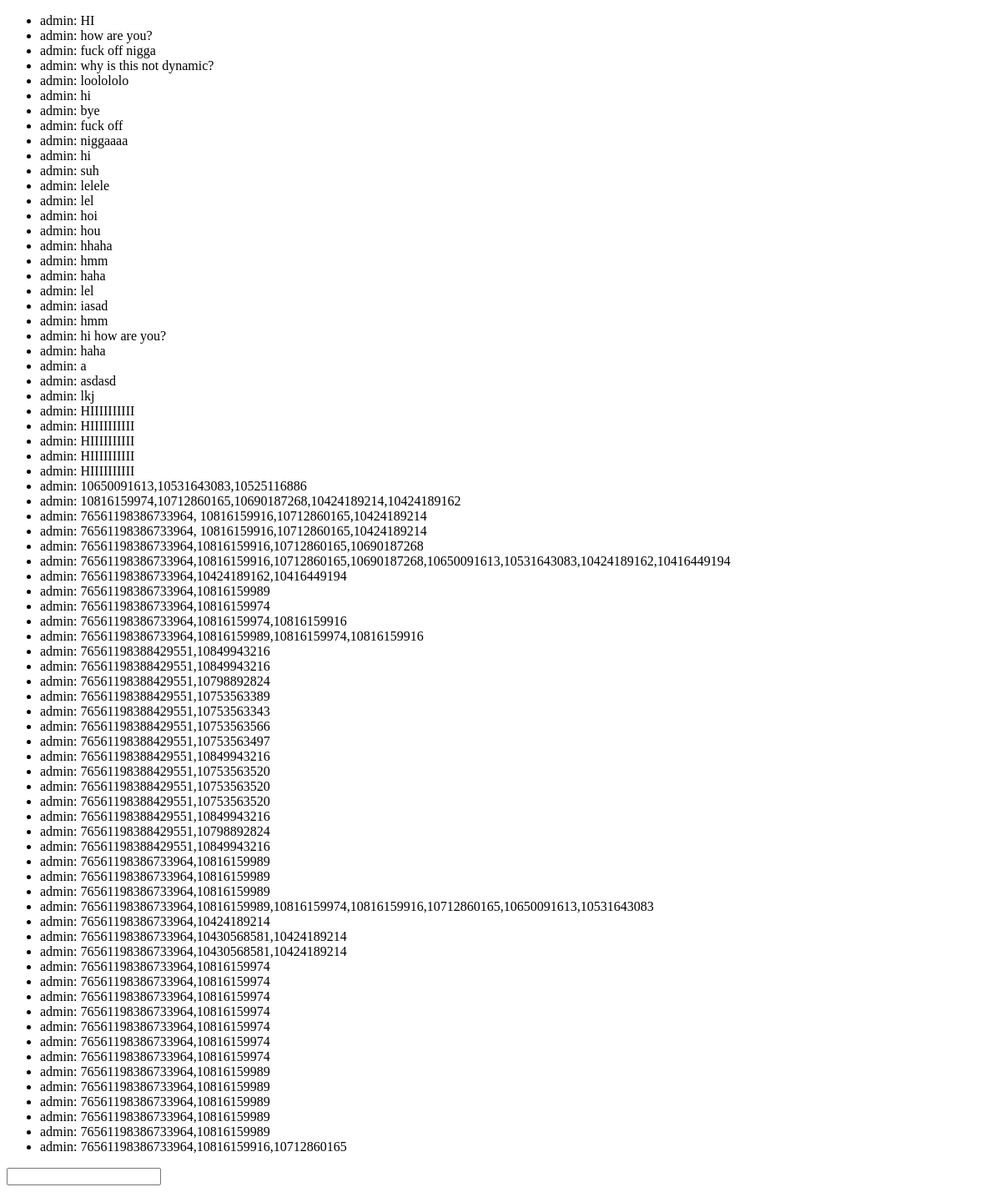
Page / (signed in) on the earlier database version.
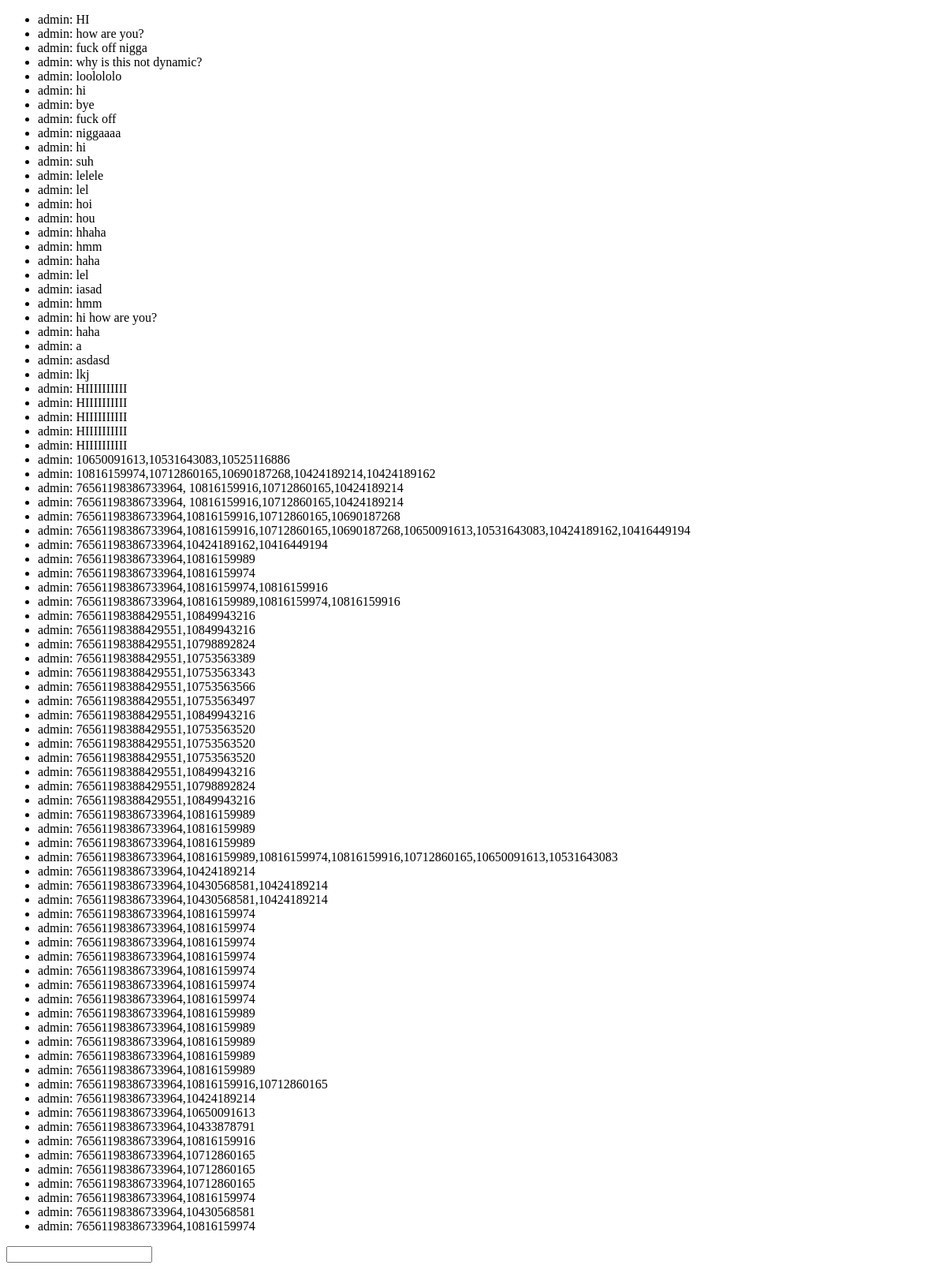
Same page on the later database version.
### csgomiddleman/models.py (models this page shows)
class Comments(models.Model):
    user = models.ForeignKey(User)
    text = models.CharField(max_length=255)

### csgomiddleman/views.py (the view)
# urls.py: url(r'^$', views.home, name='home'),
@login_required
def home(request):
    comments = Comments.objects.select_related().all()[0:100]
    return render(request, 'chat/index.html', locals())

### csgomiddleman/templates/chat/index.html (shortened to what this page needs)
<!DOCTYPE html>
<html>
<head>
</head>
<body>
    <ul id="comments">
        {% for comment in comments %}
            <li>{{comment.user}}: {{comment.text}}</li>
        {% endfor %}
    </ul>
    <input type="text" id="comment" name="comment" />
</body>
</html>

Differences in the rows shown:
added Comments: user "admin", text "76561198386733964,10424189214"
added Comments: user "admin", text "76561198386733964,10650091613"
added Comments: user "admin", text "76561198386733964,10433878791"
added Comments: user "admin", text "76561198386733964,10816159916"
added Comments: user "admin", text "76561198386733964,10712860165"
added Comments: user "admin", text "76561198386733964,10712860165"
added Comments: user "admin", text "76561198386733964,10712860165"
added Comments: user "admin", text "76561198386733964,10816159974"
added Comments: user "admin", text "76561198386733964,10430568581"
added Comments: user "admin", text "76561198386733964,10816159974"
